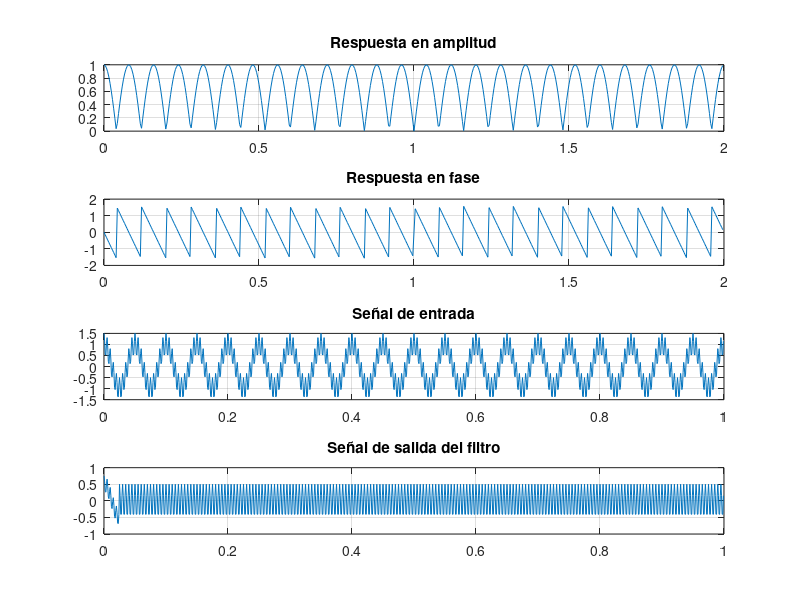
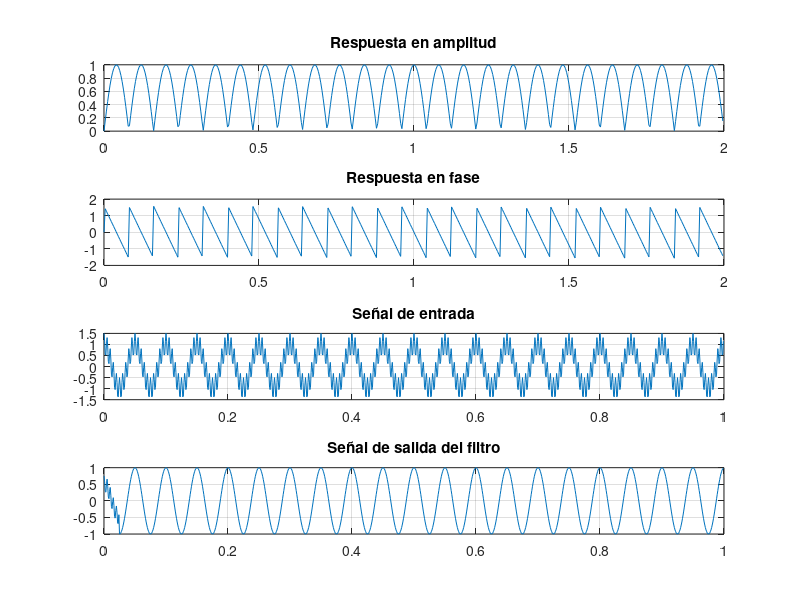

Write MATLAB code to recreate these figures, in order.

clear
close all 
clc

% Parámetros de la señal
Fs = 1000;            % Frecuencia de muestreo en Hz
T = 1/Fs;             % Periodo de muestreo
L = 1000;             % Longitud de la señal
nTS = (0:L-1)*T;      % Vector de tiempo

% Señal de entrada con dos componentes:
% - Luminancia: baja frecuencia (20 Hz)
% - Crominancia: alta frecuencia (200 Hz)
r = cos(2*pi*20*nTS) + 0.5*cos(2*pi*200*nTS);

M = 25;

%   Filtro H0
b0(1) = 1;
b0(M+1) = 1;
a0 = 2;

%   Filtro H1
b1(1) = 1;
b1(M+1) = -1;
a1 = 2;

[H0,w0] = freqz(b0,a0,512,"whole");
[H1,w1] = freqz(b1,a1,512,"whole");

g0 = filter(b0,a0,r);   %   Luminancia
g1 = filter(b1,a1,r);   %   Crominancia

F1 = figure(1);
set(F1,'position',[80 130 900 550],'Menubar','none',...
        'NumberTitle','off','name',...
        'Filtro de Luminancia');
subplot(4,1,1);
plot(w0/(pi),abs(H0))
grid on;
title('Respuesta en amplitud')
subplot(4,1,2);
plot(w0/pi,angle(H0))
grid on;
title('Respuesta en fase')
subplot(4,1,3)
plot(nTS,r);
grid on;
title('Señal de entrada');
subplot(4,1,4)
plot(nTS,g0);
grid on;
title('Señal de salida del filtro');

F2 = figure(2);
set(F2,'position',[80 130 900 550],'Menubar','none',...
        'NumberTitle','off','name',...
        'Filtro de Crominancia');
subplot(4,1,1);
plot(w1/(pi),abs(H1))
grid on;
title('Respuesta en amplitud')
subplot(4,1,2);
plot(w1/pi,angle(H1))
grid on;
title('Respuesta en fase')
subplot(4,1,3)
plot(nTS,r);
grid on;
title('Señal de entrada');
subplot(4,1,4)
plot(nTS,g1);
grid on;
title('Señal de salida del filtro');
